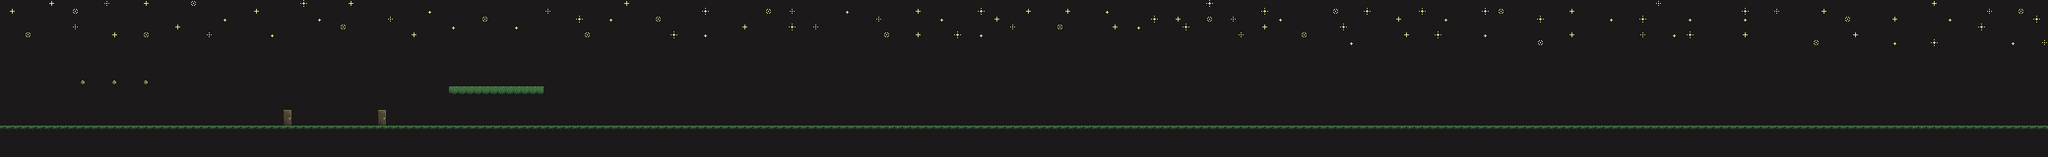

This game map was drawn from its Tiled (.tmx) file and the tilesets committed beside it. A one-line description and the trimmed map source follow:
An orthogonal 260x20 tile map with 8x8 px tiles, 2 tile layers (sky, graphics_ground) and 7 objects.

<map version="1.4" tiledversion="1.4.2" orientation="orthogonal" renderorder="right-down" width="260" height="20" tilewidth="8" tileheight="8" infinite="0" nextlayerid="16" nextobjectid="160">
 <tileset firstgid="1" source="world_tileset.tsx" />
 <objectgroup id="12" name="ground">
  <object id="120" x="0" y="128" width="2080" height="8" />
 </objectgroup>
 <objectgroup id="15" name="coins">
  <object id="156" x="144" y="80" width="8" height="8" />
  <object id="157" x="112" y="80" width="8" height="8" />
  <object id="158" x="80" y="80" width="8" height="8" />
 </objectgroup>
 <objectgroup id="13" name="moss">
  <object id="154" x="456" y="88" width="96" height="8" />
 </objectgroup>
 <objectgroup id="14" name="doors">
  <object id="151" x="288" y="112" width="8" height="16" />
  <object id="152" x="384" y="112" width="8" height="16" />
 </objectgroup>
 <layer id="5" name="sky" width="260" height="20" locked="1">
  <data>[5200 cells, 5200 non-empty, 6 distinct tile ids]</data>
 </layer>
 <layer id="1" name="graphics_ground" width="260" height="20" opacity="0.69">
  <data>[5200 cells, 279 non-empty, 5 distinct tile ids]</data>
 </layer>
</map>
